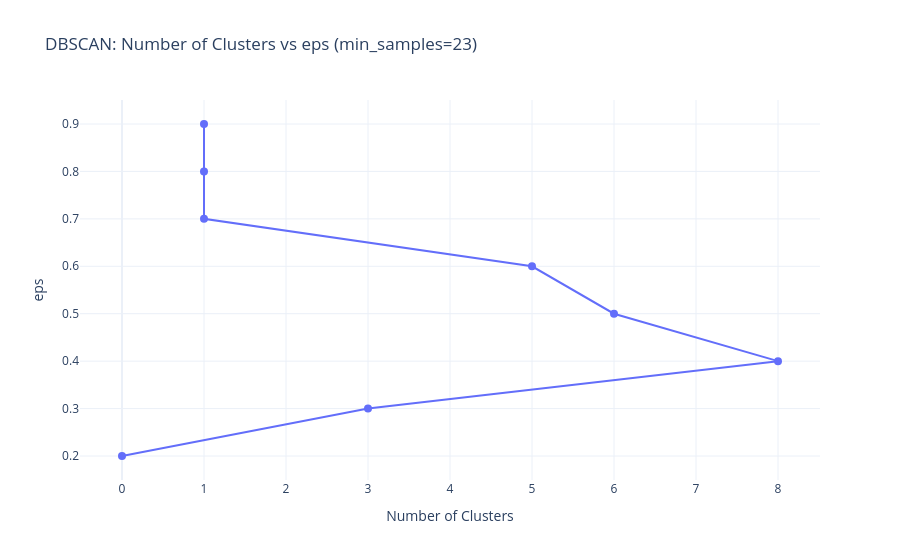

Notebook code cell kept with this figure:
### Markdown cell above
## DBSCAN Clustering

### Code cell
eps_values = np.arange(0.2, 1, 0.1)
plot_dbscan_cluster_count_vs_eps(customer_info, 23, eps_values)

### Figure 1 — Plotly figure (JSON) as saved in the notebook; plotly's stock layout.template omitted (floating-point values rounded to 4 significant figures)
{"data": [{"hovertemplate": "Clusters=%{x}<br>eps=%{y:.2f}<extra></extra>", "marker": {"size": 8}, "mode": "lines+markers", "type": "scatter", "x": [0, 3, 8, 6, 5, 1, 1, 1], "y": [0.2, 0.3, 0.4, 0.5, 0.6, 0.7, 0.8, 0.9]}], "layout": {"title": {"text": "DBSCAN: Number of Clusters vs eps (min_samples=23)"}, "xaxis": {"title": {"text": "Number of Clusters"}}, "yaxis": {"title": {"text": "eps"}}}}
